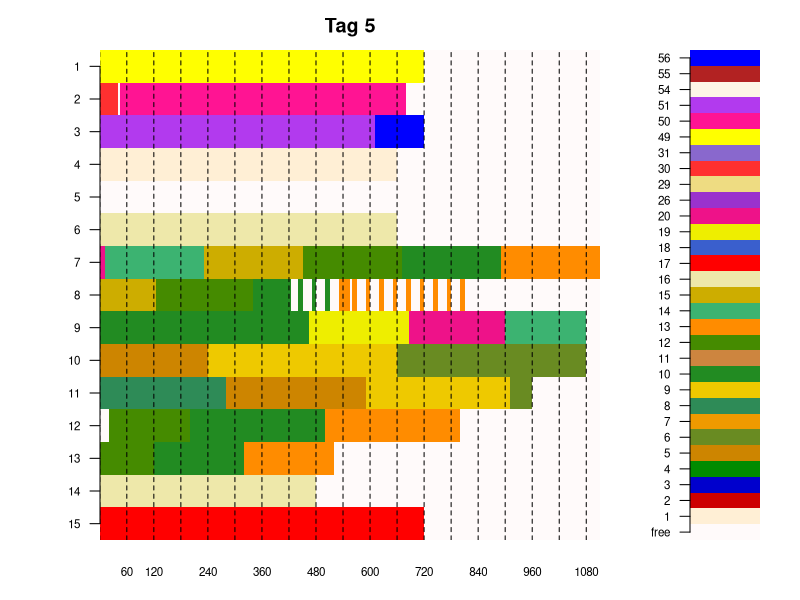
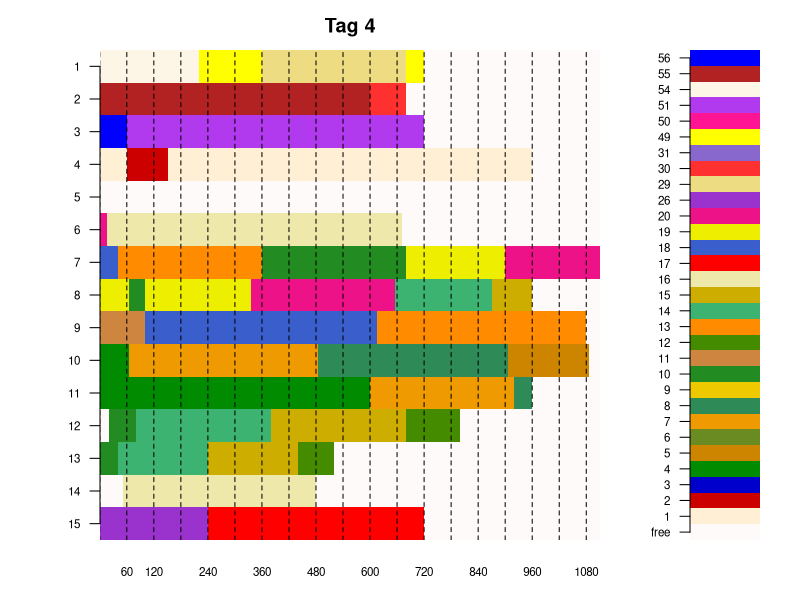
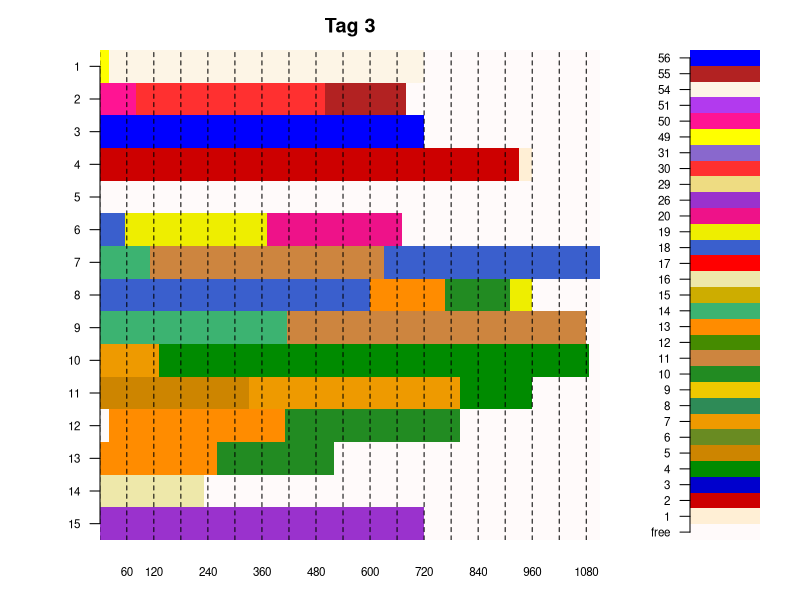
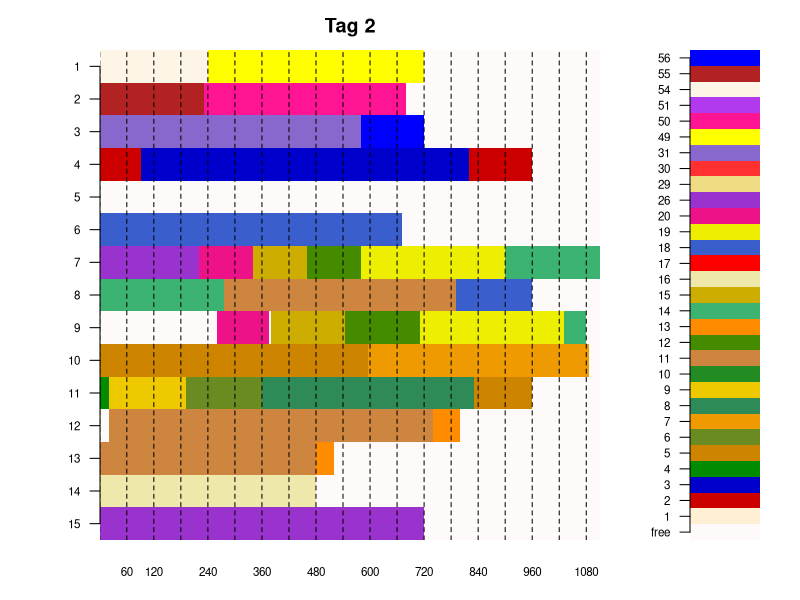
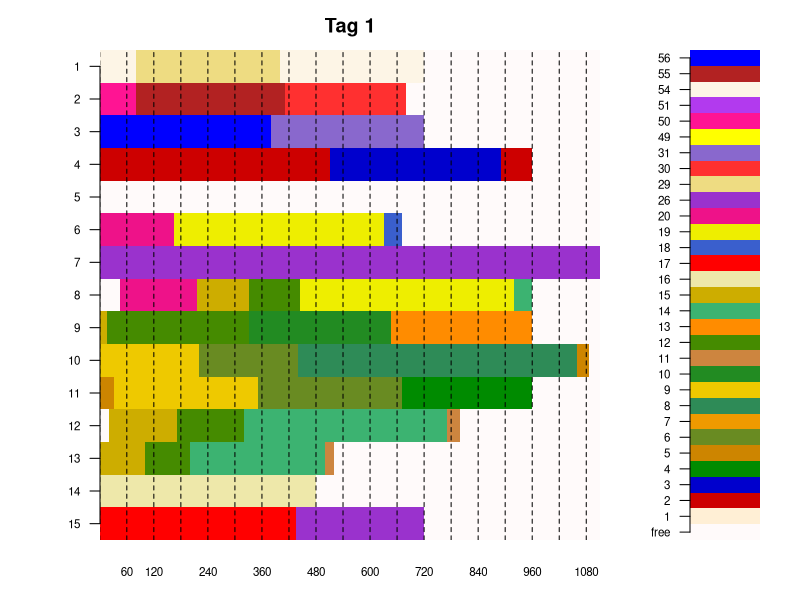

R code for these plots, in order:
###Produktionsaufträge###
#========================
vert <- c(250,250,150)

prod <- matrix(c(3, 150,
                 2, 250,
                 1, 250,
                 26,650,
                 31, 50,
                 20, 50,
                 15,50,
                 12,50,
                 9,50,
                 6,50,
                 30,50,
                 29,50,
                 19,150,
                 14, 150,
                 11, 250,
                 8,  150,
                 5,  150,
                 18,  250,
                 13,  150,
                 10,  150,
                 7,  150,
                 4,  250,
                 17,  650,
                 54,  250,
                 29,  0,
                 49,  250,
                 30,  0,
                 55,  250,
                 50,  250,
                 56,  150,
                 31,  0,
                 51,  250,
                 55,  0,
                 7,  100,
                 8,  100,
                 5,  100,
                 29,  0,
                 19,  100,
                 14,  0,
                 11,  0,
                 13,  0,
                 56,  0,
                 56,  100,
                 29,  100,
                 30, 100,
                 31,  100,
                 12,  0,
                 20,  0,
                 9,  100,
                 6,  100,
                 19,  0,
                 4,  0,
                 20,  100,
                 14,  100,
                 15,  100,
                 12,  100,
                 10,  100,
                 13,  100,
                 26,  0,
                 16,  650),60,2,byrow=TRUE)

über <- matrix(c(240,200,240,480,0,190,630,480,600,605,480,480,40,0,240),1,15)

auftre <- matrix(c(0, 50, 56, 0, 0, 0, 0, 0, 15, 0, 5, 0, 0, 16, 17,
                   0, 0, 31, 0, 0, 0, 0, 0, 12, 0, 9, 0, 0, 0, 0,
                   0, 0, 0, 0, 0, 0, 0, 0, 10, 0, 6, 0, 0, 0, 0,
                   0, 0, 0, 0, 0, 0, 0, 0, 13, 0, 4, 0, 0, 0, 0,
                   0, 0, 0, 0, 0, 0, 0, 0, 0, 0, 0, 0, 0, 0, 0,
                   0, 0, 0, 0, 0, 0, 0, 0, 0, 0, 0, 0, 0, 0, 0,
                   0, 0, 0, 0, 0, 0, 0, 0, 0, 0, 0, 0, 0, 0, 0,
                   0, 0, 0, 0, 0, 0, 0, 0, 0, 0, 0, 0, 0, 0, 0,
                   0, 0, 0, 0, 0, 0, 0, 0, 0, 0, 0, 0, 0, 0, 0,
                   0, 0, 0, 0, 0, 0, 0, 0, 0, 0, 0, 0, 0, 0, 0,
                   0, 0, 0, 0, 0, 0, 0, 0, 0, 0, 0, 0, 0, 0, 0,
                   0, 0, 0, 0, 0, 0, 0, 0, 0, 0, 0, 0, 0, 0, 0,
                   0, 0, 0, 0, 0, 0, 0, 0, 0, 0, 0, 0, 0, 0, 0,
                   0, 0, 0, 0, 0, 0, 0, 0, 0, 0, 0, 0, 0, 0, 0,
                   0, 0, 0, 0, 0, 0, 0, 0, 0, 0, 0, 0, 0, 0, 0,
                   0, 0, 0, 0, 0, 0, 0, 0, 0, 0, 0, 0, 0, 0, 0,
                   0, 0, 0, 0, 0, 0, 0, 0, 0, 0, 0, 0, 0, 0, 0,
                   0, 0, 0, 0, 0, 0, 0, 0, 0, 0, 0, 0, 0, 0, 0,
                   0, 0, 0, 0, 0, 0, 0, 0, 0, 0, 0, 0, 0, 0, 0,
                   0, 0, 0, 0, 0, 0, 0, 0, 0, 0, 0, 0, 0, 0, 0,
                   0, 0, 0, 0, 0, 0, 0, 0, 0, 0, 0, 0, 0, 0, 0,
                   0, 0, 0, 0, 0, 0, 0, 0, 0, 0, 0, 0, 0, 0, 0,
                   0, 0, 0, 0, 0, 0, 0, 0, 0, 0, 0, 0, 0, 0, 0,
                   0, 0, 0, 0, 0, 0, 0, 0, 0, 0, 0, 0, 0, 0, 0,
                   0, 0, 0, 0, 0, 0, 0, 0, 0, 0, 0, 0, 0, 0, 0,
                   0, 0, 0, 0, 0, 0, 0, 0, 0, 0, 0, 0, 0, 0, 0,
                   0, 0, 0, 0, 0, 0, 0, 0, 0, 0, 0, 0, 0, 0, 0,
                   0, 0, 0, 0, 0, 0, 0, 0, 0, 0, 0, 0, 0, 0, 0,
                   0, 0, 0, 0, 0, 0, 0, 0, 0, 0, 0, 0, 0, 0, 0,
                   0, 0, 0, 0, 0, 0, 0, 0, 0, 0, 0, 0, 0, 0, 0),30,15,byrow=TRUE)

auftrm <- matrix(c(0, 20, 70, 0, 0, 0, 0, 0, 10, 0, 10, 0, 0, 400, 150,
                   0, 0, 100, 0, 0, 0, 0, 0, 100, 0, 100, 0, 0, 0, 0,
                   0, 0, 0, 0, 0, 0, 0, 0, 100, 0, 100, 0, 0, 0, 0,
                   0, 0, 0, 0, 0, 0, 0, 0, 100, 0, 100, 0, 0, 0, 0,
                   0, 0, 0, 0, 0, 0, 0, 0, 0, 0, 0, 0, 0, 0, 0,
                   0, 0, 0, 0, 0, 0, 0, 0, 0, 0, 0, 0, 0, 0, 0,
                   0, 0, 0, 0, 0, 0, 0, 0, 0, 0, 0, 0, 0, 0, 0,
                   0, 0, 0, 0, 0, 0, 0, 0, 0, 0, 0, 0, 0, 0, 0,
                   0, 0, 0, 0, 0, 0, 0, 0, 0, 0, 0, 0, 0, 0, 0,
                   0, 0, 0, 0, 0, 0, 0, 0, 0, 0, 0, 0, 0, 0, 0,
                   0, 0, 0, 0, 0, 0, 0, 0, 0, 0, 0, 0, 0, 0, 0,
                   0, 0, 0, 0, 0, 0, 0, 0, 0, 0, 0, 0, 0, 0, 0,
                   0, 0, 0, 0, 0, 0, 0, 0, 0, 0, 0, 0, 0, 0, 0,
                   0, 0, 0, 0, 0, 0, 0, 0, 0, 0, 0, 0, 0, 0, 0,
                   0, 0, 0, 0, 0, 0, 0, 0, 0, 0, 0, 0, 0, 0, 0,
                   0, 0, 0, 0, 0, 0, 0, 0, 0, 0, 0, 0, 0, 0, 0,
                   0, 0, 0, 0, 0, 0, 0, 0, 0, 0, 0, 0, 0, 0, 0,
                   0, 0, 0, 0, 0, 0, 0, 0, 0, 0, 0, 0, 0, 0, 0,
                   0, 0, 0, 0, 0, 0, 0, 0, 0, 0, 0, 0, 0, 0, 0,
                   0, 0, 0, 0, 0, 0, 0, 0, 0, 0, 0, 0, 0, 0, 0,
                   0, 0, 0, 0, 0, 0, 0, 0, 0, 0, 0, 0, 0, 0, 0,
                   0, 0, 0, 0, 0, 0, 0, 0, 0, 0, 0, 0, 0, 0, 0,
                   0, 0, 0, 0, 0, 0, 0, 0, 0, 0, 0, 0, 0, 0, 0,
                   0, 0, 0, 0, 0, 0, 0, 0, 0, 0, 0, 0, 0, 0, 0,
                   0, 0, 0, 0, 0, 0, 0, 0, 0, 0, 0, 0, 0, 0, 0,
                   0, 0, 0, 0, 0, 0, 0, 0, 0, 0, 0, 0, 0, 0, 0,
                   0, 0, 0, 0, 0, 0, 0, 0, 0, 0, 0, 0, 0, 0, 0,
                   0, 0, 0, 0, 0, 0, 0, 0, 0, 0, 0, 0, 0, 0, 0,
                   0, 0, 0, 0, 0, 0, 0, 0, 0, 0, 0, 0, 0, 0, 0,
                   0, 0, 0, 0, 0, 0, 0, 0, 0, 0, 0, 0, 0, 0, 0),30,15,byrow=TRUE)

zust <- matrix(c(0, 50, 56, 0, 0, 0, 0, 0, 15, 0, 5, 0, 0, 16, 17,
                 0, 30, 20, 0, 0, 0, 0, 0, 15, 0, 30, 0, 0, 20, 15,
                 0, 0, 0, 0, 0, 0, 0, 0, 0, 0, 0, 0, 0, 0, 0,
                 0, 0, 0, 0, 0, 0, 0, 0, 0, 0, 0, 0, 0, 0, 0,
                 0, 1, 1, 0, 0, 0, 0, 0, 1, 0, 1, 0, 0, 1, 1,
                 0, 50, 56, 0, 0, 0, 0, 0, 15, 0, 5, 0, 0, 16, 17,
                 0, 0, 0, 0, 0, 0, 0, 0, 0, 0, 0, 0, 0, 0, 0),7,15,byrow=TRUE)

###Anfangsbestand###
#===================

lager <- matrix(c( 1,50,164.33,
                   2,50,169.84,
                   3,50,171.53,
                   4,10,40.77,
                   5,90,40.35,
                   6,0,42.24,
                   7,100,35.21,
                   8,100,33.99,
                   9,0,36.57,
                   10,10,13.11,
                   11,100,14.3,
                   12,0,14.43,
                   13,0,13.88,
                   14,100,14.31,
                   15,90,15.18,
                   16,60,7.58,
                   17,310,7.8,
                   18,100,14.18,
                   19,100,15.59,
                   20,100,17.57,
                   21,650,4.62,
                   22,580,6.11,
                   23,300,6.02,
                   24,8670,0.14,
                   25,3520,0.07,
                   26,100,10.89,
                   27,1960,0.14,
                   28,7700,1.11,
                   29,100,71.88,
                   30,200,132.38,
                   31,0,150.51,
                   32,5900,0.71,
                   33,500,23.5,
                   34,26700,0.11,
                   35,3600,1,
                   36,1250,7.66,
                   37,1410,1.44,
                   38,1690,1.48,
                   39,2650,1.47,
                   40,1840,2.36,
                   41,1440,0.11,
                   42,3230,0.12,
                   43,1240,5.06,
                   44,3190,0.47,
                   45,1590,0.11,
                   46,1190,0.15,
                   47,1070,3.33,
                   48,2950,1.5,
                   49,110,67.58,
                   50,80,125.73,
                   51,100,144.7,
                   52,1130,20.13,
                   53,37200,0.09,
                   54,100,70.32,
                   55,160,129.14,
                   56,30,151.02,
                   57,1050,19.93,
                   58,19600,0.09,
                   59,2950,0.17,
                  60, 0, 0,
                  61, 0, 0,
                  62, 0, 0,
                  63, 0, 0,
                  64, 0, 0,
                  65, 0, 0,
                  66, 100, 0,
                  67, 0, 0,
                  68, 0, 0,
                  69, 0, 0,
                  70, 0, 0,
                  71, 0, 0,
                  72, 0, 0,
                  73, 0, 0,
                  74, 0, 0,
                  75, 0, 0,
                  76, 0, 0,
                  77, 0, 0,
                  78, 0, 0,
                  79, 0, 0,
                  80, 100, 0,
                  81, 100, 0,
                  82, 0, 0,
                  83, 100, 0,
                  84, 0, 0,
                  85, 0, 0,
                  86, 0, 0,
                  87, 0, 0,
                  88, 0, 0,
                  89, 0, 0,
                  90, 0, 0,
                  91, 0, 0,
                  92, 0, 0,
                  93, 100, 0,
                  94, 0, 0,
                  95, 100, 0,
                  96, 390, 0,
                  97, 0, 0,
                  98, 0, 0,
                  99, 0, 0,
                  100, 0, 0),100,3,byrow=TRUE)

auftr <- array(0,dim=c(30,15,2))
auftr[,,1] <- auftre
auftr[,,2] <- auftrm

###Simulation###
#===============

simulation <- function(prod,lager,über,auftr,zust){
  
  prod <- nullen(prod)
  auftr <- auft(prod,auftr)
  beleg <- matrix(0,(480+max(über)),15)
  beleg1 <- matrix(0,(480+max(über)),15)
  beleg2 <- matrix(0,(480+max(über)),15)
  beleg3 <- matrix(0,(480+max(über)),15)
  beleg4 <- matrix(0,(480+max(über)),15)
  beleg5 <- matrix(0,(480+max(über)),15)
  
  bearz <- matrix(c(0,  0,  0,	6,	0,	0,	0,	0,	0,	0,	0,	0,	0,	0,	0,
                  0,	0,	0,	7,	0,	0,	0,	0,	0,	0,	0,	0,	0,	0,	0,
                  0,	0,	0,	7,	0,	0,	0,	0,	0,	0,	0,	0,	0,	0,	0,
                  0,	0,	0,	0,	0,	0,	0,	0,	0,	4,	3,	0,	0,	0,	0,
                  0,	0,	0,	0,	0,	0,	0,	0,	0,	4,	3,	0,	0,	0,	0,
                  0,	0,	0,	0,	0,	0,	0,	0,	0,	4,	3,	0,	0,	0,	0,
                  0,	0,	0,	0,	0,	0,	0,	0,	0,	4,	3,	0,	0,	0,	0,
                  0,	0,	0,	0,	0,	0,	0,	0,	0,	4,	3,	0,	0,	0,	0,
                  0,	0,	0,	0,	0,	0,	0,	0,	0,	4,	3,	0,	0,	0,	0,
                  0,	0,	0,	0,	0,	0,	2,	1,	3,	0,	0,	3,	2,	0,	0,
                  0,	0,	0,	0,	0,	0,	2,	2,	3,	0,	0,	3,	2,	0,	0,
                  0,	0,	0,	0,	0,	0,	2,	2,	3,	0,	0,	3,	2,	0,	0,
                  0,	0,	0,	0,	0,	0,	2,	1,	3,	0,	0,	3,	2,	0,	0,
                  0,	0,	0,	0,	0,	0,	2,	2,	3,	0,	0,	3,	2,	0,	0,
                  0,	0,	0,	0,	0,	0,	2,	2,	3,	0,	0,	3,	2,	0,	0,
                  0,	0,	0,	0,	0,	2,	0,	0,	0,	0,	0,	0,	0,	3,	0,
                  0,	0,	0,	0,	0,	0,	0,	0,	0,	0,	0,	0,	0,	0,	3,
                  0,	0,	0,	0,	0,	3,	2,	3,	2,	0,	0,	0,	0,	0,	0,
                  0,	0,	0,	0,	0,	3,	2,	3,	2,	0,	0,	0,	0,	0,	0,
                  0,	0,	0,	0,	0,	3,	2,	3,	2,	0,	0,	0,	0,	0,	0,
                  0,	0,	0,	0,	0,	0,	0,	0,	0,	0,	0,	0,	0,	0,	0,
                  0,	0,	0,	0,	0,	0,	0,	0,	0,	0,	0,	0,	0,	0,	0,
                  0,	0,	0,	0,	0,	0,	0,	0,	0,	0,	0,	0,	0,	0,	0,
                  0,	0,	0,	0,	0,	0,	0,	0,	0,	0,	0,	0,	0,	0,	0,
                  0,	0,	0,	0,	0,	0,	0,	0,	0,	0,	0,	0,	0,	0,	0,
                  0,	0,	0,	0,	0,	0,	2,	0,	0,	0,	0,	0,	0,	0,	3,
                  0,	0,	0,	0,	0,	0,	0,	0,	0,	0,	0,	0,	0,	0,	0,
                  0,	0,	0,	0,	0,	0,	0,	0,	0,	0,	0,	0,	0,	0,	0,
                  6,	0,	0,	0,	0,	0,	0,	0,	0,	0,	0,	0,	0,	0,	0,
                  0,	5,	0,	0,	0,	0,	0,	0,	0,	0,	0,	0,	0,	0,	0,
                  0,	0,	6,	0,	0,	0,	0,	0,	0,	0,	0,	0,	0,	0,	0,
                  0,	0,	0,	0,	0,	0,	0,	0,	0,	0,	0,	0,	0,	0,	0,
                  0,	0,	0,	0,	0,	0,	0,	0,	0,	0,	0,	0,	0,	0,	0,
                  0,	0,	0,	0,	0,	0,	0,	0,	0,	0,	0,	0,	0,	0,	0,
                  0,	0,	0,	0,	0,	0,	0,	0,	0,	0,	0,	0,	0,	0,	0,
                  0,	0,	0,	0,	0,	0,	0,	0,	0,	0,	0,	0,	0,	0,	0,
                  0,	0,	0,	0,	0,	0,	0,	0,	0,	0,	0,	0,	0,	0,	0,
                  0,	0,	0,	0,	0,	0,	0,	0,	0,	0,	0,	0,	0,	0,	0,
                  0,	0,	0,	0,	0,	0,	0,	0,	0,	0,	0,	0,	0,	0,	0,
                  0,	0,	0,	0,	0,	0,	0,	0,	0,	0,	0,	0,	0,	0,	0,
                  0,	0,	0,	0,	0,	0,	0,	0,	0,	0,	0,	0,	0,	0,	0,
                  0,	0,	0,	0,	0,	0,	0,	0,	0,	0,	0,	0,	0,	0,	0,
                  0,	0,	0,	0,	0,	0,	0,	0,	0,	0,	0,	0,	0,	0,	0,
                  0,	0,	0,	0,	0,	0,	0,	0,	0,	0,	0,	0,	0,	0,	0,
                  0,	0,	0,	0,	0,	0,	0,	0,	0,	0,	0,	0,	0,	0,	0,
                  0,	0,	0,	0,	0,	0,	0,	0,	0,	0,	0,	0,	0,	0,	0,
                  0,	0,	0,	0,	0,	0,	0,	0,	0,	0,	0,	0,	0,	0,	0,
                  0,	0,	0,	0,	0,	0,	0,	0,	0,	0,	0,	0,	0,	0,	0,
                  6,	0,	0,	0,	0,	0,	0,	0,	0,	0,	0,	0,	0,	0,	0,
                  0,	5,	0,	0,	0,	0,	0,	0,	0,	0,	0,	0,	0,	0,	0,
                  0,	0,	5,	0,	0,	0,	0,	0,	0,	0,	0,	0,	0,	0,	0,
                  0,  0,	0,	0,	0,	0,	0,	0,	0,	0,	0,	0,	0,	0,	0,
                  0,  0,	0,	0,	0,	0,	0,	0,	0,	0,	0,	0,	0,	0,	0,
                  6,	0,	0,	0,	0,	0,	0,	0,	0,	0,	0,	0,	0,	0,	0,
                  0,	5,	0,	0,	0,	0,	0,	0,	0,	0,	0,	0,	0,	0,	0,
                  0,	0,	6,	0,	0,	0,	0,	0,	0,	0,	0,	0,	0,	0,	0),56,15,byrow=TRUE)
                  
                    
  ruestz <- matrix(c(0,  0,  0,  30,	0,	0,	0,	0,	0,	0,	0,	0,	0,	0,	0,
                  0,	0,	0,	20,	0,	0,	0,	0,	0,	0,	0,	0,	0,	0,	0,
                  0,	0,	0,	30,	0,	0,	0,	0,	0,	0,	0,	0,	0,	0,	0,
                  0,	0,	0,	0,	0,	0,	0,	0,	0,	20,	10,	0,	0,	0,	0,
                  0,	0,	0,	0,	0,	0,	0,	0,	0,	20,	10,	0,	0,	0,	0,
                  0,	0,	0,	0,	0,	0,	0,	0,	0,	20,	20,	0,	0,	0,	0,
                  0,	0,	0,	0,	0,	0,	0,	0,	0,	20,	20,	0,	0,	0,	0,
                  0,	0,	0,	0,	0,	0,	0,	0,	0,	20,	20,	0,	0,	0,	0,
                  0,	0,	0,	0,	0,	0,	0,	0,	0,	20,	20,	0,	0,	0,	0,
                  0,	0,	0,	0,	0,	0,	20,	15,	15,	0,	0,	0,	0,	0,	0,
                  0,	0,	0,	0,	0,	0,	20,	15,	15,	0,	0,	0,	0,	0,	0,
                  0,	0,	0,	0,	0,	0,	20,	15,	15,	0,	0,	0,	0,	0,	0,
                  0,	0,	0,	0,	0,	0,	20,	15,	15,	0,	0,	0,	0,	0,	0,
                  0,	0,	0,	0,	0,	0,	20,	15,	15,	0,	0,	0,	0,	0,	0,
                  0,	0,	0,	0,	0,	0,	20,	15,	15,	0,	0,	0,	0,	0,	0,
                  0,	0,	0,	0,	0,	15,	0,	0,	0,	0,	0,	0,	0,	0,	0,
                  0,	0,	0,	0,	0,	0,	0,	0,	0,	0,	0,	0,	0,	0,	15,
                  0,	0,	0,	0,	0,	15,	20,	20,	15,	0,	0,	0,	0,	0,	0,
                  0,	0,	0,	0,	0,	15,	20,	25,	20,	0,	0,	0,	0,	0,	0,
                  0,	0,	0,	0,	0,	15,	20,	20,	15,	0,	0,	0,	0,	0,	0,
                  0,	0,	0,	0,	0,	0,	0,	0,	0,	0,	0,	0,	0,	0,	0,
                  0,	0,	0,	0,	0,	0,	0,	0,	0,	0,	0,	0,	0,	0,	0,
                  0,	0,	0,	0,	0,	0,	0,	0,	0,	0,	0,	0,	0,	0,	0,
                  0,	0,	0,	0,	0,	0,	0,	0,	0,	0,	0,	0,	0,	0,	0,
                  0,	0,	0,	0,	0,	0,	0,	0,	0,	0,	0,	0,	0,	0,	0,
                  0,	0,	0,	0,	0,	0,	30,	0,	0,	0,	0,	0,	0,	0,	15,
                  0,	0,	0,	0,	0,	0,	0,	0,	0,	0,	0,	0,	0,	0,	0,
                  0,	0,	0,	0,	0,	0,	0,	0,	0,	0,	0,	0,	0,	0,	0,
                  20,	0,	0,	0,	0,	0,	0,	0,	0,	0,	0,	0,	0,	0,	0,
                  0,	20,	0,	0,	0,	0,	0,	0,	0,	0,	0,	0,	0,	0,	0,
                  0,	0,	20,	0,	0,	0,	0,	0,	0,	0,	0,	0,	0,	0,	0,
                  0,	0,	0,	0,	0,	0,	0,	0,	0,	0,	0,	0,	0,	0,	0,
                  0,	0,	0,	0,	0,	0,	0,	0,	0,	0,	0,	0,	0,	0,	0,
                  0,	0,	0,	0,	0,	0,	0,	0,	0,	0,	0,	0,	0,	0,	0,
                  0,	0,	0,	0,	0,	0,	0,	0,	0,	0,	0,	0,	0,	0,	0,
                  0,	0,	0,	0,	0,	0,	0,	0,	0,	0,	0,	0,	0,	0,	0,
                  0,	0,	0,	0,	0,	0,	0,	0,	0,	0,	0,	0,	0,	0,	0,
                  0,	0,	0,	0,	0,	0,	0,	0,	0,	0,	0,	0,	0,	0,	0,
                  0,	0,	0,	0,	0,	0,	0,	0,	0,	0,	0,	0,	0,	0,	0,
                  0,	0,	0,	0,	0,	0,	0,	0,	0,	0,	0,	0,	0,	0,	0,
                  0,	0,	0,	0,	0,	0,	0,	0,	0,	0,	0,	0,	0,	0,	0,
                  0,	0,	0,	0,	0,	0,	0,	0,	0,	0,	0,	0,	0,	0,	0,
                  0,	0,	0,	0,	0,	0,	0,	0,	0,	0,	0,	0,	0,	0,	0,
                  0,	0,	0,	0,	0,	0,	0,	0,	0,	0,	0,	0,	0,	0,	0,
                  0,	0,	0,	0,	0,	0,	0,	0,	0,	0,	0,	0,	0,	0,	0,
                  0,	0,	0,	0,	0,	0,	0,	0,	0,	0,	0,	0,	0,	0,	0,
                  0,	0,	0,	0,	0,	0,	0,	0,	0,	0,	0,	0,	0,	0,	0,
                  0,	0,	0,	0,	0,	0,	0,	0,	0,	0,	0,	0,	0,	0,	0,
                  20,	0,	0,	0,	0,	0,	0,	0,	0,	0,	0,	0,	0,	0,	0,
                  0,	30,	0,	0,	0,	0,	0,	0,	0,	0,	0,	0,	0,	0,	0,
                  0,	0,	20,	0,	0,	0,	0,	0,	0,	0,	0,	0,	0,	0,	0,
                  0,  0,	0,	0,	0,	0,	0,	0,	0,	0,	0,	0,	0,	0,	0,
                  0,  0,	0,	0,	0,	0,	0,	0,	0,	0,	0,	0,	0,	0,	0,
                  20,	0,	0,	0,	0,	0,	0,	0,	0,	0,	0,	0,	0,	0,	0,
                  0,	30,	0,	0,	0,	0,	0,	0,	0,	0,	0,	0,	0,	0,	0,
                  0,	0,	20,	0,	0,	0,	0,	0,	0,	0,	0,	0,	0,	0,	0),56,15,byrow=TRUE)
  
  zuord <- matrix(c(0,0,0,1,0,0,0,0,0,0,0,0,0,0,0,
                    0,0,0,2,0,0,0,0,0,0,0,0,0,0,0,
                    0,0,0,3,0,0,0,0,0,0,0,0,0,0,0,
                    0,0,0,0,0,0,0,0,0,81,4,0,0,0,0,
                    0,0,0,0,0,0,0,0,0,82,5,0,0,0,0,
                    0,0,0,0,0,0,0,0,0,83,6,0,0,0,0,
                    0,0,0,0,0,0,0,0,0,78,7,0,0,0,0,
                    0,0,0,0,0,0,0,0,0,79,8,0,0,0,0,
                    0,0,0,0,0,0,0,0,0,80,9,0,0,0,0,
                    0,0,0,0,0,0,93,90,10,0,0,87,84,0,0,
                    0,0,0,0,0,0,94,91,11,0,0,88,85,0,0,
                    0,0,0,0,0,0,95,92,12,0,0,89,86,0,0,
                    0,0,0,0,0,0,66,63,13,0,0,60,98,0,0,
                    0,0,0,0,0,0,67,64,14,0,0,61,99,0,0,
                    0,0,0,0,0,0,68,65,15,0,0,62,100,0,0,
                    0,0,0,0,0,96,0,0,0,0,0,0,0,16,0,
                    0,0,0,0,0,0,0,0,0,0,0,0,0,0,17,
                    0,0,0,0,0,69,75,72,18,0,0,0,0,0,0,
                    0,0,0,0,0,70,76,73,19,0,0,0,0,0,0,
                    0,0,0,0,0,71,77,74,20,0,0,0,0,0,0,
                    0,0,0,0,0,0,0,0,0,0,0,0,0,0,0,
                    0,0,0,0,0,0,0,0,0,0,0,0,0,0,0,
                    0,0,0,0,0,0,0,0,0,0,0,0,0,0,0,
                    0,0,0,0,0,0,0,0,0,0,0,0,0,0,0,
                    0,0,0,0,0,0,0,0,0,0,0,0,0,0,0,
                    0,0,0,0,0,0,97,0,0,0,0,0,0,0,26,
                    0,0,0,0,0,0,0,0,0,0,0,0,0,0,0,
                    0,0,0,0,0,0,0,0,0,0,0,0,0,0,0,
                    29,0,0,0,0,0,0,0,0,0,0,0,0,0,0,
                    0,30,0,0,0,0,0,0,0,0,0,0,0,0,0,
                    0,0,31,0,0,0,0,0,0,0,0,0,0,0,0,
                    0,0,0,0,0,0,0,0,0,0,0,0,0,0,0,
                    0,0,0,0,0,0,0,0,0,0,0,0,0,0,0,
                    0,0,0,0,0,0,0,0,0,0,0,0,0,0,0,
                    0,0,0,0,0,0,0,0,0,0,0,0,0,0,0,
                    0,0,0,0,0,0,0,0,0,0,0,0,0,0,0,
                    0,0,0,0,0,0,0,0,0,0,0,0,0,0,0,
                    0,0,0,0,0,0,0,0,0,0,0,0,0,0,0,
                    0,0,0,0,0,0,0,0,0,0,0,0,0,0,0,
                    0,0,0,0,0,0,0,0,0,0,0,0,0,0,0,
                    0,0,0,0,0,0,0,0,0,0,0,0,0,0,0,
                    0,0,0,0,0,0,0,0,0,0,0,0,0,0,0,
                    0,0,0,0,0,0,0,0,0,0,0,0,0,0,0,
                    0,0,0,0,0,0,0,0,0,0,0,0,0,0,0,
                    0,0,0,0,0,0,0,0,0,0,0,0,0,0,0,
                    0,0,0,0,0,0,0,0,0,0,0,0,0,0,0,
                    0,0,0,0,0,0,0,0,0,0,0,0,0,0,0,
                    0,0,0,0,0,0,0,0,0,0,0,0,0,0,0,
                    49,0,0,0,0,0,0,0,0,0,0,0,0,0,0,
                    0,50,0,0,0,0,0,0,0,0,0,0,0,0,0,
                    0,0,51,0,0,0,0,0,0,0,0,0,0,0,0,
                    0,0,0,0,0,0,0,0,0,0,0,0,0,0,0,
                    0,0,0,0,0,0,0,0,0,0,0,0,0,0,0,
                    54,0,0,0,0,0,0,0,0,0,0,0,0,0,0,
                    0,55,0,0,0,0,0,0,0,0,0,0,0,0,0,
                    0,0,56,0,0,0,0,0,0,0,0,0,0,0,0),56,15,byrow=TRUE)
  
  mat <- structure(c(21, 22, 23, 35, 35, 35, 35, 35, 35, 32, 32, 32, 32, 
                     32, 32, 24, 43, 32, 32, 32, 0, 0, 0, 0, 0, 47, 0, 0, 9, 6, 16, 
                     0, 0, 0, 0, 0, 0, 0, 0, 0, 0, 0, 0, 0, 0, 0, 0, 0, 7, 4, 16, 
                     0, 0, 8, 5, 16, 0, 0, 0, 98, 99, 100, 60, 61, 62, 63, 64, 65, 
                     28, 28, 28, 69, 70, 71, 59, 59, 59, 52, 57, 33, 52, 57, 33, 39, 
                     39, 39, 84, 85, 86, 87, 88, 89, 90, 91, 92, 28, 44, 39, 39, 39, 
                     24, 24, 24, 36, 36, 36, 37, 37, 37, 93, 94, 95, 66, 67, 68, 40, 
                     44, 75, 76, 77, 0, 0, 0, 0, 0, 97, 0, 0, 15, 12, 17, 0, 0, 0, 
                     0, 0, 0, 0, 0, 0, 0, 0, 0, 0, 0, 0, 0, 0, 13, 10, 17, 0, 0, 14, 
                     11, 17, 0, 0, 0, 0, 0, 0, 0, 0, 0, 0, 0, 0, 0, 0, 0, 0, 0, 0, 
                     72, 73, 74, 53, 58, 34, 53, 58, 34, 0, 0, 0, 0, 0, 0, 0, 0, 0, 
                     0, 0, 0, 0, 48, 0, 0, 0, 26, 26, 26, 81, 82, 83, 38, 38, 38, 
                     0, 0, 0, 0, 0, 0, 41, 45, 0, 0, 0, 0, 0, 0, 0, 0, 0, 0, 0, 20, 
                     24, 24, 0, 0, 0, 0, 0, 0, 0, 0, 0, 0, 0, 0, 0, 0, 0, 0, 0, 18, 
                     24, 24, 0, 0, 19, 24, 24, 0, 0, 0, 0, 0, 0, 0, 0, 0, 0, 0, 0, 
                     0, 0, 0, 0, 0, 0, 0, 0, 0, 0, 0, 0, 0, 0, 0, 0, 0, 0, 0, 0, 0, 
                     0, 0, 0, 0, 0, 0, 0, 0, 0, 0, 0, 27, 27, 27, 0, 0, 0, 78, 79, 
                     80, 0, 0, 0, 0, 0, 0, 42, 46, 0, 0, 0, 0, 0, 0, 0, 0, 0, 0, 0, 
                     24, 25, 27, 0, 0, 0, 0, 0, 0, 0, 0, 0, 0, 0, 0, 0, 0, 0, 0, 0, 
                     24, 25, 27, 0, 0, 24, 25, 27, 0, 0, 0, 0, 0, 0, 0, 0, 0, 0, 0, 
                     0, 0, 0, 0, 0, 0, 0, 0, 0, 0, 0, 0, 0, 0, 0, 0, 0, 0, 0, 0, 0, 
                     0, 0, 0, 0, 0, 0, 0, 0, 0, 0, 0, 0, 51, 56, 31, 0, 0, 0, 0, 0, 
                     0, 0, 0, 0, 0, 0, 0, 96, 0, 0, 0, 0, 0, 0, 0, 0, 0, 0, 0, 0, 
                     25, 29, 30, 0, 0, 0, 0, 0, 0, 0, 0, 0, 0, 0, 0, 0, 0, 0, 0, 0, 
                     25, 49, 50, 0, 0, 25, 54, 55, 0, 0, 0, 0, 0, 0, 0, 0, 0, 0, 0, 
                     0, 0, 0, 0, 0, 0, 0, 0, 0, 0, 0, 0, 0, 0, 0, 0, 0, 0, 0, 0, 0, 
                     0, 0, 0, 0, 0, 0, 0, 0, 0, 0, 0, 0, 1, 1, 1, 2, 2, 2, 2, 2, 2, 
                     1, 1, 1, 1, 1, 1, 1, 1, 1, 1, 1, 0, 0, 0, 0, 0, 1, 0, 0, 1, 1, 
                     1, 0, 0, 0, 0, 0, 0, 0, 0, 0, 0, 0, 0, 0, 0, 0, 0, 0, 1, 1, 1, 
                     0, 0, 1, 1, 1, 0, 0, 0, 1, 1, 1, 1, 1, 1, 1, 1, 1, 3, 4, 5, 1, 
                     1, 1, 2, 2, 2, 1, 1, 1, 1, 1, 1, 1, 1, 1, 1, 1, 1, 1, 1, 1, 1, 
                     1, 1, 1, 2, 1, 1, 1, 1, 1, 1, 1, 1, 1, 1, 1, 1, 1, 1, 1, 1, 1, 
                     1, 1, 1, 1, 1, 1, 0, 0, 0, 0, 0, 1, 0, 0, 1, 1, 1, 0, 0, 0, 0, 
                     0, 0, 0, 0, 0, 0, 0, 0, 0, 0, 0, 0, 0, 1, 1, 1, 0, 0, 1, 1, 1, 
                     0, 0, 0, 0, 0, 0, 0, 0, 0, 0, 0, 0, 0, 0, 0, 0, 0, 0, 1, 1, 1, 
                     36, 36, 36, 36, 36, 36, 0, 0, 0, 0, 0, 0, 0, 0, 0, 0, 0, 0, 0, 
                     2, 0, 0, 0, 1, 1, 1, 1, 1, 1, 1, 1, 1, 0, 0, 0, 0, 0, 0, 1, 1, 
                     0, 0, 0, 0, 0, 0, 0, 0, 0, 0, 0, 1, 2, 1, 0, 0, 0, 0, 0, 0, 0, 
                     0, 0, 0, 0, 0, 0, 0, 0, 0, 0, 1, 2, 1, 0, 0, 1, 2, 1, 0, 0, 0, 
                     0, 0, 0, 0, 0, 0, 0, 0, 0, 0, 0, 0, 0, 0, 0, 0, 0, 0, 0, 0, 0, 
                     0, 0, 0, 0, 0, 0, 0, 0, 0, 0, 0, 0, 0, 0, 0, 0, 0, 0, 0, 0, 1, 
                     1, 1, 0, 0, 0, 1, 1, 1, 0, 0, 0, 0, 0, 0, 2, 1, 0, 0, 0, 0, 0, 
                     0, 0, 0, 0, 0, 0, 2, 2, 1, 0, 0, 0, 0, 0, 0, 0, 0, 0, 0, 0, 0, 
                     0, 0, 0, 0, 0, 2, 2, 1, 0, 0, 2, 2, 1, 0, 0, 0, 0, 0, 0, 0, 0, 
                     0, 0, 0, 0, 0, 0, 0, 0, 0, 0, 0, 0, 0, 0, 0, 0, 0, 0, 0, 0, 0, 
                     0, 0, 0, 0, 0, 0, 0, 0, 0, 0, 0, 0, 0, 0, 0, 1, 1, 1, 0, 0, 0, 
                     0, 0, 0, 0, 0, 0, 0, 0, 0, 1, 0, 0, 0, 0, 0, 0, 0, 0, 0, 0, 0, 
                     0, 2, 1, 1, 0, 0, 0, 0, 0, 0, 0, 0, 0, 0, 0, 0, 0, 0, 0, 0, 0, 
                     2, 1, 1, 0, 0, 2, 1, 1, 0, 0, 0, 0, 0, 0, 0, 0, 0, 0, 0, 0, 0, 
                     0, 0, 0, 0, 0, 0, 0, 0, 0, 0, 0, 0, 0, 0, 0, 0, 0, 0, 0, 0, 0, 
                     0, 0, 0, 0, 0, 0, 0, 0, 0, 0), .Dim = c(100L, 5L, 2L))
  for(t in 1:5){
    #Lagerzugänge unter der Woche
    if(t==2){
      lager[43,2] <- lager[43,2] + 820
      lager[58,2] <- lager[58,2] + 22000
      lager[27,2] <- lager[27,2] + 1000
      lager[25,2] <- lager[25,2] + 2100
    }
    if(t==3){
      lager[47,2] <- lager[47,2] + 550
      lager[44,2] <- lager[44,2] + 1400
      lager[36,2] <- lager[36,2] + 400
    }
    if(t==4){
      lager[24,2] <- lager[24,2] + 3500
    }
    if(t==5){
      lager[35,2] <- lager[35,2] + 4500
      lager[39,2] <- lager[39,2] + 400
      lager[34,2] <- lager[34,2] + 5000
      lager[37,2] <- lager[37,2] + 200
    }
    for(i in 1:(480+max(über))){
      print((i+(t-1)*(480+max(über)))/(5*(480+max(über))))
      bear     <- bear(auftr,zust,lager,i,zuord,bearz,ruestz,mat,beleg,über)
      auftr     <- array(c(matrix(unlist(bear[1]))),dim=c(30,15,2))
      zust     <- matrix((c(unlist(bear[2]))),7,15)
      lager    <- matrix((c(unlist(bear[3]))),100,3)
      beleg    <- matrix((c(unlist(bear[4]))),(480+max(über)),15)
  }
    if(t==1){beleg1 <- beleg
            beleg <- matrix(0,(480+max(über)),15)}
    if(t==2){beleg2 <- beleg
            beleg <- matrix(0,(480+max(über)),15)}
    if(t==3){beleg3 <- beleg
            beleg <- matrix(0,(480+max(über)),15)}
    if(t==4){beleg4 <- beleg
            beleg <- matrix(0,(480+max(über)),15)}
    if(t==5){beleg5 <- beleg
            beleg <- matrix(0,(480+max(über)),15)}
  }
  erg. <-list(auftr,zust,lager,beleg1,beleg2,beleg3,beleg4,beleg5,über)
  return(erg.)
}
  
#Nullen eliminieren
#------------------

nullen <- function(prod){
  prod.hilf <- matrix(NA,(dim(prod)[1]-sum(prod==0)),2)
  if(sum(prod)==0){return(prod)}
  j <- 0
  
  for(i in 1:(length(prod)/2)){
    if(prod[i,2]==0){j <- j+1
                     next}
    prod.hilf[i-j,] <- prod[i,]
  }
  
  prod <- prod.hilf
  return(prod)
}

#Aufträge für einzelne Arbeitsplätze
#-----------------------------------

auft <- function(prod,auftr){
  if(sum(prod)==0){return(auftr)}
  #1.Arbeitsplatz
  j <- 0
  for(i in 1:(length(prod)/2)){
    if(prod[i,1]==49 || prod[i,1]==54 || prod[i,1]==29){
      while(auftr[i-j,1,1]!=0){j <-  j-1}
      auftr[i-j,1,1] <- prod[i,1]
      auftr[i-j,1,2] <- prod[i,2]
      next
    }
    j <- j+1
  }
  
  #2.Arbeitsplatz
  j <- 0
  for(i in 1:(length(prod)/2)){
    if(prod[i,1]==50 || prod[i,1]==55 || prod[i,1]==30){
      while(auftr[i-j,2,1]!=0){j <-  j-1}
      auftr[i-j,2,1] <- prod[i,1]
      auftr[i-j,2,2] <- prod[i,2]
      next
    }
    j <- j+1
  }
  
  #3.Arbeitsplatz
  j <- 0
  for(i in 1:(length(prod)/2)){
    if(prod[i,1]==51 || prod[i,1]==56 || prod[i,1]==31){
      while(auftr[i-j,3,1]!=0){j <-  j-1}
      auftr[i-j,3,1] <- prod[i,1]
      auftr[i-j,3,2] <- prod[i,2]
      next
    }
    j <- j+1
  }
  
  #4.Arbeitsplatz
  j <- 0
  for(i in 1:(length(prod)/2)){
    if(prod[i,1]==1 || prod[i,1]==2 || prod[i,1]==3){
      while(auftr[i-j,4,1]!=0){j <-  j-1}
      auftr[i-j,4,1] <- prod[i,1]
      auftr[i-j,4,2] <- prod[i,2]
      next
    }
    j <- j+1
  }
  
  #6.Arbeitsplatz
  j <- 0
  for(i in 1:(length(prod)/2)){
    if(prod[i,1]==18 || prod[i,1]==19 || prod[i,1]==20 || prod[i,1]==16){
      while(auftr[i-j,6,1]!=0){j <-  j-1}
      auftr[i-j,6,1] <- prod[i,1]
      auftr[i-j,6,2] <- prod[i,2]
      next
    }
    j <- j+1
  }
  
  #7.Arbeitsplatz
  j <- 0
  for(i in 1:(length(prod)/2)){
    if(prod[i,1]==13 || prod[i,1]==14 || prod[i,1]==15 || prod[i,1]==18 || prod[i,1]==19 || prod[i,1]==20 || prod[i,1]==10 || prod[i,1]==11 || prod[i,1]==12|| prod[i,1]==26){
      while(auftr[i-j,7,1]!=0){j <-  j-1}
      auftr[i-j,7,1] <- prod[i,1]
      auftr[i-j,7,2] <- prod[i,2]
      next
    }
    j <- j+1
  }
  
  #8.Arbeitsplatz
  j <- 0
  for(i in 1:(length(prod)/2)){
    if(prod[i,1]==13 || prod[i,1]==14 || prod[i,1]==15 || prod[i,1]==18 || prod[i,1]==19 || prod[i,1]==20 || prod[i,1]==10 || prod[i,1]==11 || prod[i,1]==12){
      while(auftr[i-j,8,1]!=0){j <-  j-1}
      auftr[i-j,8,1] <- prod[i,1]
      auftr[i-j,8,2] <- prod[i,2]
      next
    }
    j <- j+1
  }

  #9.Arbeitsplatz
  j <- 0
  for(i in 1:(length(prod)/2)){
    if(prod[i,1]==13 || prod[i,1]==14 || prod[i,1]==15 || prod[i,1]==18 || prod[i,1]==19 || prod[i,1]==20 || prod[i,1]==10 || prod[i,1]==11 || prod[i,1]==12){
      while(auftr[i-j,9,1]!=0){j <-  j-1}
      auftr[i-j,9,1] <- prod[i,1]
      auftr[i-j,9,2] <- prod[i,2]
      next
    }
    j <- j+1
  }
  
  #10.Arbeitsplatz
  j <- 0
  for(i in 1:(length(prod)/2)){
    if(prod[i,1]==7 || prod[i,1]==8 || prod[i,1]==9 || prod[i,1]==4 || prod[i,1]==5 || prod[i,1]==6){
      while(auftr[i-j,10,1]!=0){j <-  j-1}
      auftr[i-j,10,1] <- prod[i,1]
      auftr[i-j,10,2] <- prod[i,2]
      next
    }
    j <- j+1
  }
  
  #11.Arbeitsplatz
  j <- 0
  for(i in 1:(length(prod)/2)){
    if(prod[i,1]==7 || prod[i,1]==8 || prod[i,1]==9 || prod[i,1]==4 || prod[i,1]==5 || prod[i,1]==6){
      while(auftr[i-j,11,1]!=0){j <-  j-1}
      auftr[i-j,11,1] <- prod[i,1]
      auftr[i-j,11,2] <- prod[i,2]
      next
    }
    j <- j+1
  }
  
  #12.Arbeitsplatz
  j <- 0
  for(i in 1:(length(prod)/2)){
    if(prod[i,1]==13 || prod[i,1]==14 || prod[i,1]==15 || prod[i,1]==10 || prod[i,1]==11 || prod[i,1]==12){
      while(auftr[i-j,12,1]!=0){j <-  j-1}
      auftr[i-j,12,1] <- prod[i,1]
      auftr[i-j,12,2] <- prod[i,2]
      next
    }
    j <- j+1
  }
  
  #13.Arbeitsplatz
  j <- 0
  for(i in 1:(length(prod)/2)){
    if(prod[i,1]==13 || prod[i,1]==14 || prod[i,1]==15 || prod[i,1]==10 || prod[i,1]==11 || prod[i,1]==12){
      while(auftr[i-j,13,1]!=0){j <-  j-1}
      auftr[i-j,13,1] <- prod[i,1]
      auftr[i-j,13,2] <- prod[i,2]
      next
    }
    j <- j+1
  }
  
  #14.Arbeitsplatz
  j <- 0
  for(i in 1:(length(prod)/2)){
    if(prod[i,1]==16){
      while(auftr[i-j,14,1]!=0){j <-  j-1}
      auftr[i-j,14,1] <- prod[i,1]
      auftr[i-j,14,2] <- prod[i,2]
      next
    }
    j <- j+1
  }
  
  #15.Arbeitsplatz
  j <- 0
  for(i in 1:(length(prod)/2)){
    if(prod[i,1]==17 || prod[i,1]==26){
      while(auftr[i-j,15,1]!=0){j <-  j-1}
      auftr[i-j,15,1] <- prod[i,1]
      auftr[i-j,15,2] <- prod[i,2]
      next
    }
    j <- j+1
  }
  
  return(auftr)
}

#Bearbeitung innerhalb einer Minute
bear <- function(auftr,zust,lager,i,zuord,bearz,rüstz,mat,beleg,über){
  
  for(j in 1:15){
    if(j==1){zwischenlager <-            matrix(c( 1, 0,  156.13,
                                                 2,	0,	163.33,
                                                 3,	0,	165.08,
                                                 4,	0,	40.85,
                                                 5,	0,	39.85,
                                                 6,	0,	40.85,
                                                 7,	0,	35.85,	
                                                 8,	0,	35.85,
                                                 9,	0,	35.85,
                                                 10,	0,	12.4,
                                                 11,	0,	14.65,
                                                 12,	0,	14.65,
                                                 13,	0,	12.4,
                                                 14,	0,	14.65,
                                                 15,	0,	14.65,
                                                 16,	0,	7.02,
                                                 17,	0,	7.16,
                                                 18,	0,	13.15,
                                                 19,	0,	14.35,
                                                 20,	0,	15.55,
                                                 21,	0,	5,
                                                 22,	0,	6.5,
                                                 23,	0,	6.5,
                                                 24,	0,	0.06,
                                                 25,	0,	0.06,
                                                 26,	0,	10.5,
                                                 27,	0,	0.1,
                                                 28,	0,	1.2,
                                                 29,	0,	69.29,
                                                 30,	0,	127.53,
                                                 31,	0,	144.42,
                                                 32,	0,	0.75,
                                                 33,	0,	22,
                                                 34,	0,	0.1,
                                                 35,	0,	1,
                                                 36,	0,	8,
                                                 37,	0,	1.5,
                                                 38,	0,	1.5,
                                                 39,	0,	1.5,
                                                 40,	0,	2.5,
                                                 41,	0,	0.06,
                                                 42,	0,	0.1,
                                                 43,	0,	5,
                                                 44,	0,	0.5,
                                                 45,	0,	0.06,
                                                 46,	0,	0.1,
                                                 47,	0,	3.5,
                                                 48,	0,	1.5,
                                                 49,	0,	64.64,
                                                 50,	0,	120.63,
                                                 51,	0,	137.47,
                                                 52,	0,	22,
                                                 53,	0,	0.1,
                                                 54,	0,	68.09,
                                                 55,	0,	125.33,
                                                 56,	0,	142.67,
                                                 57,	0,	22,
                                                 58,	0,	0.1,
                                                 59,	0,	0.15,
                                                 60, 0, 0,
                                                 61, 0, 0,
                                                 62, 0, 0,
                                                 63, 0, 0,
                                                 64, 0, 0,
                                                 65, 0, 0,
                                                 66, 0, 0,
                                                 67, 0, 0,
                                                 68, 0, 0,
                                                 69, 0, 0,
                                                 70, 0, 0,
                                                 71, 0, 0,
                                                 72, 0, 0,
                                                 73, 0, 0,
                                                 74, 0, 0,
                                                 75, 0, 0,
                                                 76, 0, 0,
                                                 77, 0, 0,
                                                 78, 0, 0,
                                                 79, 0, 0,
                                                 80, 0, 0,
                                                 81, 0, 0,
                                                 82, 0, 0,
                                                 83, 0, 0,
                                                 84, 0, 0,
                                                 85, 0, 0,
                                                 86, 0, 0,
                                                 87, 0, 0,
                                                 88, 0, 0,
                                                 89, 0, 0,
                                                 90, 0, 0,
                                                 91, 0, 0,
                                                 92, 0, 0,
                                                 93, 0, 0,
                                                 94, 0, 0,
                                                 95, 0, 0,
                                                 96, 0, 0,
                                                 97, 0, 0,
                                                 98, 0, 0,
                                                 99, 0, 0,
                                                 100, 0, 0),100,3,byrow=TRUE)}
    if(j==5){next}
    if(über[j]<i-480){
      if(j==15){
        lager[1:100,2] <- (zwischenlager[1:100,2] + lager[1:100,2])
      }
      next
    }
    
    #frei
    if(zust[2,j]==0 && zust[3,j]==0){
      for(k in 1:30){
        #Alle Aufträge durch?
        if(auftr[k,j,2]==0 && auftr[k,j,1]!=0){next}
        if(auftr[k,j,1]==0){
          zust[4,j] <- zust[4,j] + 1
          break
          }
        #benötigte Teilmenge
       if(lager[mat[zuord[auftr[k,j,1],j],1,1],2] >= 10*mat[zuord[auftr[k,j,1],j],1,2]){
         if(mat[zuord[auftr[k,j,1],j],2,1]>0){if(lager[mat[zuord[auftr[k,j,1],j],2,1],2] < 10*mat[zuord[auftr[k,j,1],j],2,2]){next}}
         if(mat[zuord[auftr[k,j,1],j],3,1]>0){if(lager[mat[zuord[auftr[k,j,1],j],3,1],2] < 10*mat[zuord[auftr[k,j,1],j],3,2]){next}}
         if(mat[zuord[auftr[k,j,1],j],4,1]>0){if(lager[mat[zuord[auftr[k,j,1],j],4,1],2] < 10*mat[zuord[auftr[k,j,1],j],4,2]){next}}
         if(mat[zuord[auftr[k,j,1],j],5,1]>0){if(lager[mat[zuord[auftr[k,j,1],j],5,1],2] < 10*mat[zuord[auftr[k,j,1],j],5,2]){next}}
         #Material buchen
         for(l in 1:5){
           if(mat[zuord[auftr[k,j,1],j],l,1]==0){next}
           lager[mat[zuord[auftr[k,j,1],j],l,1],2] <- lager[mat[zuord[auftr[k,j,1],j],l,1],2] - 10*mat[zuord[auftr[k,j,1],j],l,2]
         }
         
         
         
         #Rüsten
         if(zust[1,j]!=zuord[auftr[k,j,1],j] && rüstz[auftr[k,j,1],j]>0){
          zust[3,j] <- rüstz[auftr[k,j,1],j]-1
          zust[7,j] <- zust[7,j]+1
         #nicht Rüsten(entweder Rüstzeit 0 oder schon gerüstet)
         }else{
           zust[2,j] <- 10*bearz[auftr[k,j,1],j]-1
         }
         zust[1,j] <- zuord[auftr[k,j,1],j]
         zust[5,j] <- k
         zust[6,j] <- auftr[k,j,1]
         beleg[i,j] <- zust[6,j]
         break
       }
      }
    #nicht frei  
    }else{
     #es wird bearbeitet
     if(zust[2,j]>0){
       beleg[i,j] <- zust[6,j]
       zust[2,j]<-zust[2,j]-1
       if(zust[2,j]==0){
         zwischenlager[zust[1,j],2] <- zwischenlager[zust[1,j],2] + 10
         auftr[zust[5,j],j,2] <- auftr[zust[5,j],j,2] - 10
       }
      #es wird gerüstet
     }else{
       beleg[i,j] <- zust[6,j]
       zust[3,j]<-zust[3,j]-1
       if(zust[3,j]==0){
         zust[2,j] <- 10*bearz[zust[6,j],j]
       }
     } 
    }
   if(j==15){lager[1:100,2] <- (zwischenlager[1:100,2] + lager[1:100,2])} 
  }
  
  ergi. <- list(auftr,zust,lager,beleg)
  return(ergi.)
}

# ----- Define a function for plotting a matrix ----- #
myImagePlot <- function(x, ...){
  #use windows(height=4,width=8) instead of quartz(height=4,width=8) on a pc
  quartz(height=4,width=8)
  min <- 0
  max <- 56
  yLabels <- rownames(x)
  xLabels <- colnames(x)
  title <-c()
  # check for additional function arguments
  if( length(list(...)) ){
    Lst <- list(...)
    if( !is.null(Lst$zlim) ){
      min <- Lst$zlim[1]
      max <- Lst$zlim[2]
    }
    if( !is.null(Lst$yLabels) ){
      yLabels <- c(Lst$yLabels)
    }
    if( !is.null(Lst$xLabels) ){
      xLabels <- c(Lst$xLabels)
    }
    if( !is.null(Lst$title) ){
      title <- Lst$title
    }
  }
  # check for null values
  if( is.null(xLabels) ){
    xLabels <- c(1:ncol(x))
  }
  if( is.null(yLabels) ){
    yLabels <- c(1:nrow(x))
  }
  
  # Reverse Y axis
  reverse <- ncol(x) : 1
  xLabels <- xLabels[reverse]
  x <- x[,reverse]
  
  layout(matrix(data=c(1,2), nrow=1, ncol=2), widths=c(4,1), heights=c(1,1))
  
  # Color
  ColorRamp <- c("#FFFAFA", "#FFEFD5", "#FFEFD5", "#FFEFD5", "#FFEFD5", "#FFEFD5", 
                 "#CD0000", "#CD0000", "#CD0000", "#CD0000", "#0000CD", "#0000CD", 
                 "#0000CD", "#0000CD", "#0000CD", "#008B00", "#008B00", "#008B00", 
                 "#008B00", "#CD8500", "#CD8500", "#CD8500", "#CD8500", "#1717E8", 
                 "#698B22", "#698B22", "#698B22", "#698B22", "#EE9A00", "#EE9A00", 
                 "#EE9A00", "#EE9A00", "#2E8B57", "#2E8B57", "#2E8B57", "#2E8B57", 
                 "#2E8B57", "#EEC900", "#EEC900", "#EEC900", "#EEC900", "#EEC900", 
                 "#228B22", "#228B22", "#228B22", "#228B22", "#CD853F", "#CD853F", 
                 "#CD853F", "#CD853F", "#CD853F", "#458B00", "#458B00", "#458B00", 
                 "#458B00", "#FF8C00", "#FF8C00", "#FF8C00", "#FF8C00", "#FF8C00", 
                 "#3CB371", "#3CB371", "#3CB371", "#3CB371", "#CDAD00", "#CDAD00", 
                 "#CDAD00", "#CDAD00", "#CDAD00", "#EEE8AA", "#EEE8AA", "#EEE8AA", 
                 "#EEE8AA", "#EEE8AA", "#FF0000", "#FF0000", "#FF0000", "#FF0000", 
                 "#3A5FCD", "#3A5FCD", "#3A5FCD", "#3A5FCD", "#3A5FCD", "#EEEE00", 
                 "#EEEE00", "#EEEE00", "#EEEE00", "#EE1289", "#EE1289", "#EE1289", 
                 "#EE1289", "#EE1289", "#9A32CD", "#9A32CD", "#9A32CD", "#9A32CD", 
                 "#9A32CD", "#9A32CD", "#9A32CD", "#9A32CD", "#9A32CD", "#9A32CD", 
                 "#9A32CD", "#9A32CD", "#9A32CD", "#9A32CD", "#9A32CD", "#9A32CD", 
                 "#9A32CD", "#9A32CD", "#9A32CD", "#9A32CD", "#9A32CD", "#9A32CD", 
                 "#9A32CD", "#9A32CD", "#9A32CD", "#9A32CD", "#9A32CD", "#EEDC82", 
                 "#EEDC82", "#EEDC82", "#EEDC82", "#EEDC82", "#EEDC82", "#EEDC82", 
                 "#EEDC82", "#EEDC82", "#EEDC82", "#EEDC82", "#EEDC82", "#EEDC82", 
                 "#EEDC82", "#FF3030", "#FF3030", "#FF3030", "#FF3030", "#FF3030", 
                 "#8968CD", "#8968CD", "#8968CD", "#8968CD", "#8E8E71", "#8F8F70", 
                 "#90906F", "#91916E", "#92926D", "#93936C", "#94946B", "#95956A", 
                 "#969669", "#979768", "#989867", "#999966", "#9A9A65", "#9B9B64", 
                 "#9C9C63", "#9D9D62", "#9E9E61", "#9F9F60", "#A0A05F", "#A1A15E", 
                 "#A2A25D", "#A3A35C", "#A4A45B", "#A5A55A", "#A6A659", "#A7A758", 
                 "#A8A857", "#A9A956", "#AAAA55", "#ABAB54", "#ACAC53", "#ADAD52", 
                 "#AEAE51", "#AFAF50", "#B0B04F", "#B1B14E", "#B2B24D", "#B3B34C", 
                 "#B4B44B", "#B5B54A", "#B6B649", "#B7B748", "#B8B847", "#B9B946", 
                 "#BABA45", "#BBBB44", "#BCBC43", "#BDBD42", "#BEBE41", "#BFBF40", 
                 "#C0C03F", "#C1C13E", "#C2C23D", "#C3C33C", "#C4C43B", "#C5C53A", 
                 "#C6C639", "#C7C738", "#C8C837", "#C9C936", "#CACA35", "#CBCB34", 
                 "#CCCC33", "#CDCD32", "#CECE31", "#CFCF30", "#D0D02F", "#D1D12E", 
                 "#D2D22D", "#D3D32C", "#D4D42B", "#D5D52A", "#D6D629", "#D7D728", 
                 "#D8D827", "#D9D926", "#DADA25", "#DBDB24", "#DCDC23", "#DDDD22", 
                 "#DEDE21", "#FFFF00", "#FFFF00", "#FFFF00", "#FFFF00", "#FFFF00", 
                 "#FF1493", "#FF1493", "#FF1493", "#FF1493", "#FF1493", "#B23AEE", 
                 "#B23AEE", "#B23AEE", "#B23AEE", "#B23AEE", "#B23AEE", "#B23AEE", 
                 "#B23AEE", "#B23AEE", "#B23AEE", "#B23AEE", "#B23AEE", "#B23AEE", 
                 "#FDF5E6", "#FDF5E6", "#FDF5E6", "#FDF5E6", "#FDF5E6", "#B22222", 
                 "#B22222", "#B22222", "#B22222", "#0000FF")
  
  # Data Map
  par(mar = c(3,5,2.5,2))
  image(1:length(yLabels), 1:length(xLabels), x, col=ColorRamp, xlab="",
        ylab="", axes=FALSE, zlim=c(min,max))
  if( !is.null(title) ){
    title(main=title)
  }
  axis(BELOW<-1, at=seq(0, length(yLabels), by = 60), labels=seq(0, length(yLabels), by = 60), cex.axis=0.7, lwd=0)
  axis(LEFT <-2, at=1:length(xLabels), labels=xLabels, las= HORIZONTAL<-1,
       cex.axis=0.7)
  abline(v=seq(0, length(yLabels), by = 60),lty=2)
  
  # Color Scale
  
  legende <- 1:31
  lLabels <- c("free",1,2,3,4,5,6,7,8,9,10,11,12,13,14,15,16,17,18,19,20,26,29,30,31,49,50,51,54,55,56)
  
  ColorRamp2 <- c("#FFFAFA", "#FFEFD5", "#CD0000", "#0000CD", "#008B00", "#CD8500", 
                  "#698B22", "#EE9A00", "#2E8B57", "#EEC900", "#228B22", "#CD853F", 
                  "#458B00", "#FF8C00", "#3CB371", "#CDAD00", "#EEE8AA", "#FF0000", 
                  "#3A5FCD", "#EEEE00", "#EE1289", "#9A32CD", "#EEDC82", "#FF3030", 
                  "#8968CD", "#FFFF00", "#FF1493", "#B23AEE", "#FDF5E6", "#B22222", 
                  "#0000FF")
  
  par(mar = c(3,2.5,2.5,2))
  image(1, legende,
        matrix(data=legende, ncol=length(legende),nrow=1),
        col=ColorRamp2,
        xlab="",ylab="",
        xaxt="n",
        axes=FALSE)
  axis(LEFT <-2, at=1:length(lLabels), labels=lLabels, las= HORIZONTAL<-1,
       cex.axis=0.7)
  
  layout(1)
  
}


erg. <- simulation(prod,lager,über,auftr,zust)

#Ergebnisse
auftr     <- array(c(matrix(unlist(erg.[1]))),dim=c(30,15,2))
zust     <- matrix((c(unlist(erg.[2]))),7,15)
lager    <- matrix((c(unlist(erg.[3]))),100,3)
beleg1    <- matrix((c(unlist(erg.[4]))),(480+max(über)),15)
beleg2    <- matrix((c(unlist(erg.[5]))),(480+max(über)),15)
beleg3    <- matrix((c(unlist(erg.[6]))),(480+max(über)),15)
beleg4    <- matrix((c(unlist(erg.[7]))),(480+max(über)),15)
beleg5    <- matrix((c(unlist(erg.[8]))),(480+max(über)),15)
über <- matrix((c(unlist(erg.[9]))),1,15)

#Aufbereitung der Ergebnisse
Auslastung <- 1-(sum(zust[4,])/(5*14*480+5*sum(über)))
Leerminuten <- sum(zust[4,])

WartendeAufträge <- matrix(0,3,100)
k <- 1
for(j in 1:15){
  for(i in 1:30){
    if(auftr[i,j,2]!=0){
      WartendeAufträge[1,k] <- j
      WartendeAufträge[2,k] <- auftr[i,j,1]
      WartendeAufträge[3,k] <- auftr[i,j,2]
      k <- k + 1
    }
  }
}



WartendeAufträge <- WartendeAufträge[ , !apply(WartendeAufträge==0,2,all)]

Rüstvorgänge <- matrix(zust[7,],1,15)
Rüstvorgänge <- t(Rüstvorgänge)

lager[1,2] <- lager[1,2]-vert[1]
lager[2,2] <- lager[2,2]-vert[2]
lager[3,2] <- lager[3,2]-vert[3]
LagerwertohneBestellungen <- sum(lager[,2]*lager[,3])

dev.off(which = 2)
dev.off(which = 3)
dev.off(which = 4)
dev.off(which = 5)
dev.off(which = 6)
myImagePlot(beleg5, title="Tag 5")
myImagePlot(beleg4, title="Tag 4")
myImagePlot(beleg3, title="Tag 3")
myImagePlot(beleg2, title="Tag 2")
myImagePlot(beleg1, title="Tag 1")

cat(rep("\n", 50))

Auslastung
Leerminuten
WartendeAufträge
Rüstvorgänge
LagerwertohneBestellungen
